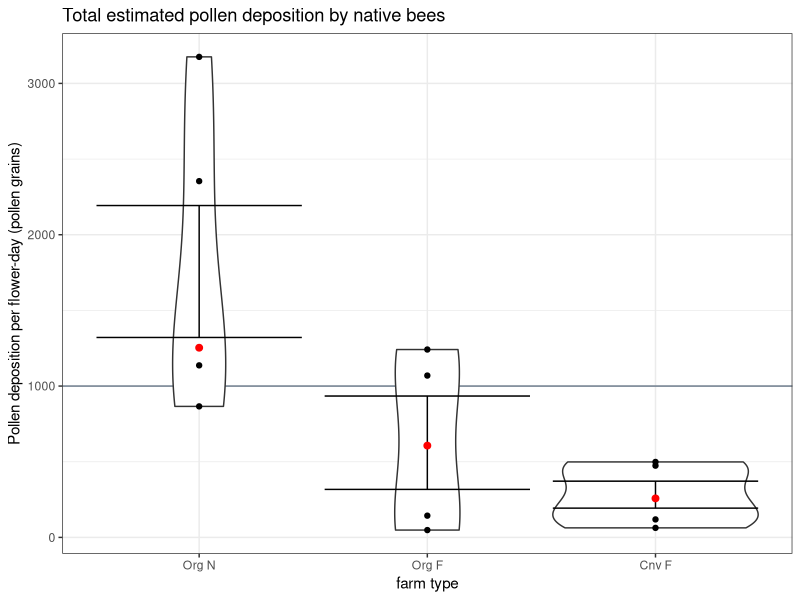
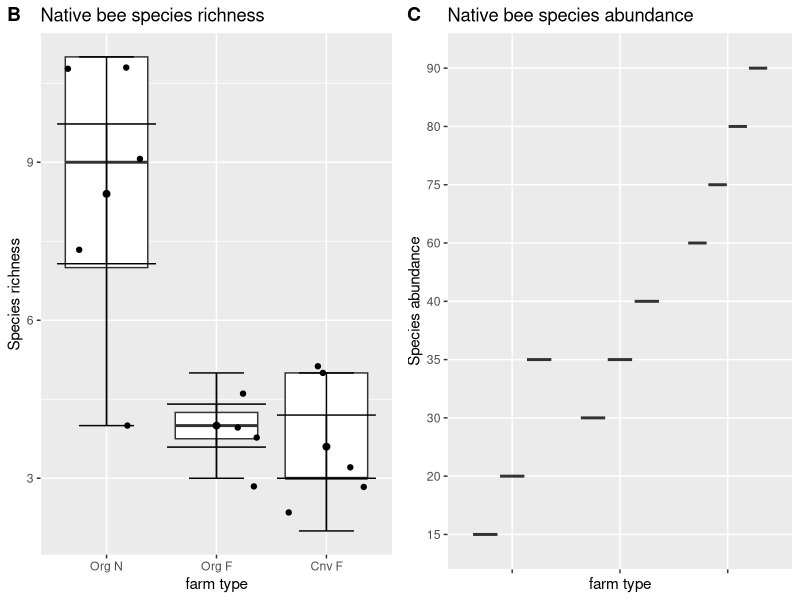

These charts were generated, in order, by the following R code:
## ---- chunk 1
# Loading in necessary packages
suppressPackageStartupMessages(library(dplyr))
suppressPackageStartupMessages(library(ggplot2))
suppressPackageStartupMessages(library(ggpubr))

# Reading in the data 
watermelon <- read.csv("watermelon.csv")
head(watermelon)

# Grouping the different farm types
watermelon$farm_type <- paste(watermelon$management, watermelon$prox_habitat)

# Re-organizing the data frame
watermelon <- watermelon[order(watermelon$farm_type),]
watermelon_org <- watermelon %>%
  select(farm_type, Pollen_deposition, Mean_visits, Richness)

# Violin plot of Pollen deposition by farm type 
 a <- watermelon %>%
  ggplot(aes(x = reorder(farm_type, -Pollen_deposition), y = Pollen_deposition)) + 
    geom_hline(yintercept = 1000, color = "slategray4") +
    geom_violin() + geom_point() + geom_errorbar(stat = "summary") + 
    stat_summary(fun.y = median, geom = "point", size = 2, color = "red") +
    ggtitle("Total estimated pollen deposition by native bees") +  
       ylab("Pollen deposition per flower-day (pollen grains)") +  
       xlab("farm type") + theme_bw() 
 a

## ---- chunk 2

# Graphing species richness
b <- watermelon_org %>% 
ggplot(aes(x = reorder(farm_type, -Richness), y = Richness)) +
  geom_boxplot() + geom_jitter() +
  ggtitle("Native bee species richness") +  
       ylab("Species richness") +  xlab("farm type") +  
  stat_boxplot(aes(farm_type, Richness), 
    geom ='errorbar', linetype=1, width=0.5) +  
  stat_summary(fun = mean, geom ="point", size=2) + 
  stat_summary(fun.data = mean_se, geom = "errorbar") 


# Simulating the data for native bee abundance 
# CF farm type 
bee1 <- rep(c("native", "introduced"), c(20,80))
random_sample1 <- sample(c("native", "introduced"), size = 20, replace = TRUE, prob = c(0.2,0.8))
table(random_sample1)

# OF farm type
bee2 <- rep(c("native", "introduced"), c(30,70))
random_sample2 <- sample(c("native", "introduced"), size = 20, replace = TRUE, prob = c(0.3,0.7))
table(random_sample2)

# ON farm type 
bee3 <- rep(c("native", "introduced"), c(80,20))
random_sample3 <- sample(c("native", "introduced"), size = 20, replace = TRUE, prob = c(0.8,0.2))
table(random_sample3)

# Adding the simulated data to the existing .csv file
watermelon_org$Abundance <- c("35", "20", "20", "15", "15",
                              "30", "30", "35", "40",
                              "90", "80", "90", "60", "75")

# Converting from character to factor to allow for graphing
watermelon_org$Abundance <- as.factor(watermelon_org$Abundance)

# Graphing the relative abundance ###
c <- watermelon_org %>% 
ggplot(aes(x = reorder(farm_type, -Abundance), y = Abundance)) +
  geom_boxplot() + 
  ggtitle("Native bee species abundance") +  
       ylab("Species abundance") +  xlab("farm type") 

## ---- chunk 3
# Combining species richness and abundance plots ###
ggarrange(b, c + rremove("x.text"),
          labels = c("B", "C"),
          ncol = 2, nrow = 1)
